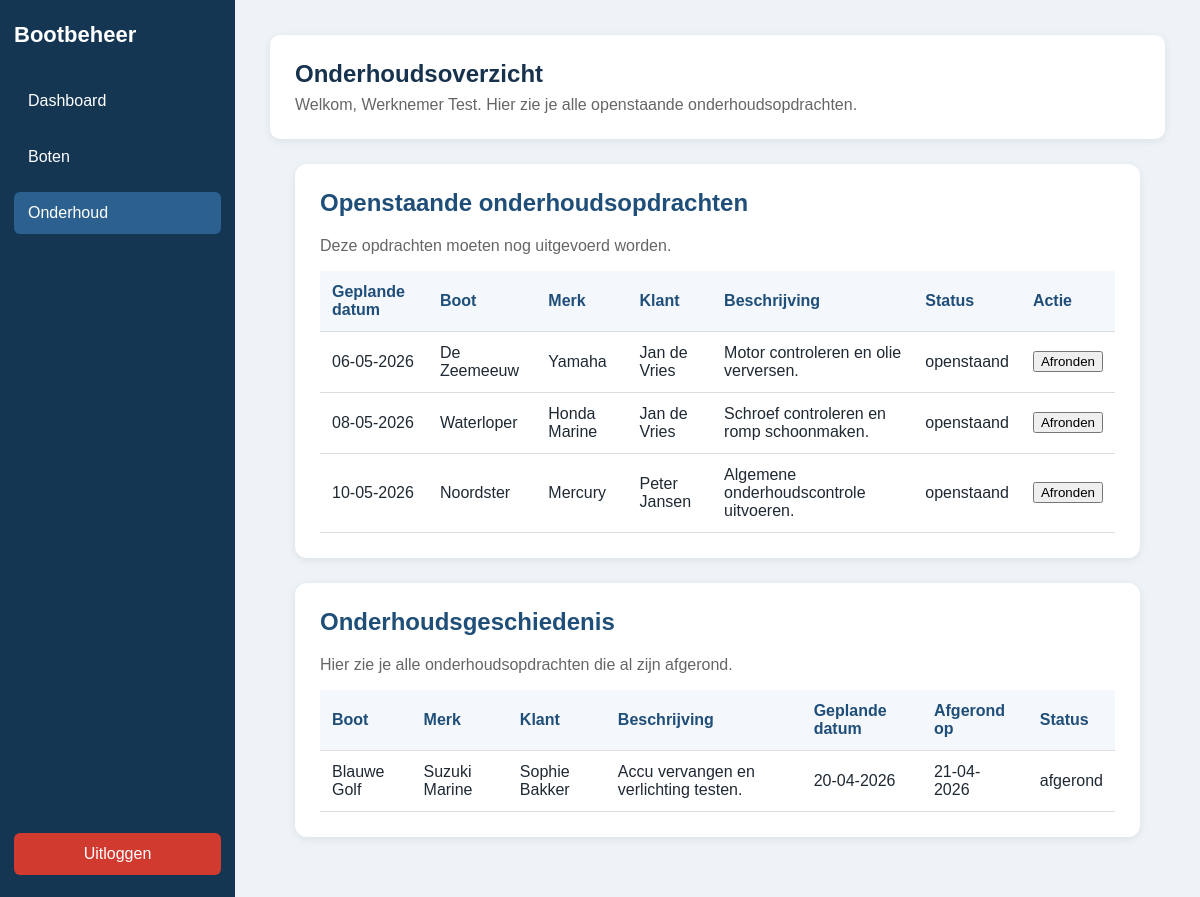
Page /onderhoud.php (signed in) on the committed database.
### tables this page shows
CREATE TABLE onderhoudsopdracht (
    opdracht_id INT AUTO_INCREMENT PRIMARY KEY,
    boot_id INT NOT NULL,
    beschrijving TEXT NOT NULL,
    status VARCHAR(20) NOT NULL DEFAULT 'openstaand',
    geplande_datum DATE NOT NULL,
    afgerond_datum DATE NULL,

    CONSTRAINT fk_onderhoudsopdracht_boot
    FOREIGN KEY (boot_id)
    REFERENCES boot(boot_id)
    ON DELETE RESTRICT
    ON UPDATE CASCADE
);

CREATE TABLE boot (
    boot_id INT AUTO_INCREMENT PRIMARY KEY,
    klant_id INT NOT NULL,
    naam VARCHAR(100) NOT NULL,
    merk VARCHAR(100) NOT NULL,

    CONSTRAINT fk_boot_klant
    FOREIGN KEY (klant_id)
    REFERENCES klant(klant_id)
    ON DELETE RESTRICT
    ON UPDATE CASCADE
);

CREATE TABLE klant (
    klant_id INT AUTO_INCREMENT PRIMARY KEY,
    naam VARCHAR(100) NOT NULL,
    email VARCHAR(150) NOT NULL,
    telefoonnummer VARCHAR(20) NOT NULL
);

### app/Models/Onderhoudsopdracht.php (called while the page is built, shortened)
<?php
class Onderhoudsopdracht
{
    private $pdo;
    public function __construct($pdo)
    {
        $this->pdo = $pdo;
    }
    public function getOpenstaandWithBootEnKlant()
    {
        $stmt = $this->pdo->prepare("
            SELECT
                o.opdracht_id,
                o.beschrijving,
                o.status,
                o.geplande_datum,
                b.naam AS bootnaam,
                b.merk,
                k.naam AS klantnaam,
                k.email,
                k.telefoonnummer
            FROM onderhoudsopdracht o
            INNER JOIN boot b ON o.boot_id = b.boot_id
            INNER JOIN klant k ON b.klant_id = k.klant_id
            WHERE o.status = 'openstaand'
            ORDER BY o.geplande_datum ASC
        ");
        $stmt->execute();
        return $stmt->fetchAll(PDO::FETCH_ASSOC);
    }
public function getAfgerondWithBootEnKlant()
{
    $stmt = $this->pdo->prepare("
        SELECT
            o.opdracht_id,
            o.beschrijving,
            o.status,
            o.geplande_datum,
            o.afgerond_datum,
            b.boot_id,
            b.naam AS bootnaam,
            b.merk,
            k.naam AS klantnaam
        FROM onderhoudsopdracht o
        INNER JOIN boot b ON o.boot_id = b.boot_id
        INNER JOIN klant k ON b.klant_id = k.klant_id
        WHERE o.status = 'afgerond'
        ORDER BY o.afgerond_datum DESC
    ");
    $stmt->execute();
    return $stmt->fetchAll(PDO::FETCH_ASSOC);
}
}

### public/onderhoud.php (the view, shortened to what this page needs)
<?php
require_once '../config/database.php';
require_once '../app/Models/Onderhoudsopdracht.php';
$database = new Database();
$pdo = $database->connect();
$onderhoudModel = new Onderhoudsopdracht($pdo);
$opdrachten = $onderhoudModel->getOpenstaandWithBootEnKlant();
$afgerondeOpdrachten = $onderhoudModel->getAfgerondWithBootEnKlant();
?>
<!DOCTYPE html>
<html lang="nl">
<head>
    <link rel="stylesheet" href="assets/css/style.css">
</head>
<body>
<div class="app-layout">
    <?php require_once '../app/Views/layouts/sidebar.php'; ?>
    <main class="main-content">
        <section class="topbar">
            <div>
                <h1>Onderhoudsoverzicht</h1>
                <p>
                    Welkom, <?= htmlspecialchars($naam); ?>.
                    Hier zie je alle openstaande onderhoudsopdrachten.
                </p>
            </div>
        </section>
        <section class="content-card">
            <div class="section-header">
                <div>
                    <h2>Openstaande onderhoudsopdrachten</h2>
                    <p>Deze opdrachten moeten nog uitgevoerd worden.</p>
                </div>
            </div>
            <?php if (empty($opdrachten)): ?>
                <div class="empty-state">
                    <p>Er zijn op dit moment geen openstaande onderhoudsopdrachten.</p>
                </div>
            <?php else: ?>
                <table class="data-table">
                    <thead>
                        <tr>
                            <th>Geplande datum</th>
                            <th>Boot</th>
                            <th>Merk</th>
                            <th>Klant</th>
                            <th>Beschrijving</th>
                            <th>Status</th>
                            <th>Actie</th>
                        </tr>
                    </thead>
                    <tbody>
                        <?php foreach ($opdrachten as $opdracht): ?>
                            <tr>
                                <td>
                                    <?php if (!empty($opdracht['geplande_datum'])): ?>
                                        <?= date('d-m-Y', strtotime($opdracht['geplande_datum'])); ?>
                                    <?php else: ?>
                                        Geen datum
                                    <?php endif; ?>
                                </td>
                                <td><?= htmlspecialchars($opdracht['bootnaam']); ?></td>
                                <td><?= htmlspecialchars($opdracht['merk']); ?></td>
                                <td><?= htmlspecialchars($opdracht['klantnaam']); ?></td>
                                <td><?= htmlspecialchars($opdracht['beschrijving']); ?></td>
                                <td>
                                    <span class="status-badge status-openstaand">
                                        <?= htmlspecialchars($opdracht['status']); ?>
                                    </span>
                                </td>
                                <td>
                                    <form
                                        action="onderhoud_afronden.php"
                                        method="POST"
                                        onsubmit="return confirm('Weet je zeker dat je deze opdracht wilt afronden?');"
                                    >
                                        <button type="submit" class="btn-afronden">
                                            Afronden
                                        </button>
                                    </form>
                                </td>
                            </tr>
                        <?php endforeach; ?>
                    </tbody>
                </table>
            <?php endif; ?>
        </section>
        <section class="content-card">
    <div class="section-header">
        <div>
            <h2>Onderhoudsgeschiedenis</h2>
            <p>Hier zie je alle onderhoudsopdrachten die al zijn afgerond.</p>
        </div>
    </div>
    <?php if (empty($afgerondeOpdrachten)): ?>
        <p class="empty-message">
            Er is nog geen afgerond onderhoud gevonden.
        </p>
    <?php else: ?>
        <div class="table-wrapper">
            <table class="data-table">
                <thead>
                    <tr>
                        <th>Boot</th>
                        <th>Merk</th>
                        <th>Klant</th>
                        <th>Beschrijving</th>
                        <th>Geplande datum</th>
                        <th>Afgerond op</th>
                        <th>Status</th>
                    </tr>
                </thead>
                <tbody>
                    <?php foreach ($afgerondeOpdrachten as $opdracht): ?>
                        <tr>
                            <td><?= htmlspecialchars($opdracht['bootnaam']); ?></td>
                            <td><?= htmlspecialchars($opdracht['merk']); ?></td>
                            <td><?= htmlspecialchars($opdracht['klantnaam']); ?></td>
                            <td><?= htmlspecialchars($opdracht['beschrijving']); ?></td>
                            <td>
                                <?= !empty($opdracht['geplande_datum'])
                                    ? date('d-m-Y', strtotime($opdracht['geplande_datum']))
                                    : '-'; ?>
                            </td>
                            <td>
                                <?= !empty($opdracht['afgerond_datum'])
                                    ? date('d-m-Y', strtotime($opdracht['afgerond_datum']))
                                    : '-'; ?>
                            </td>
                            <td>
                                <span class="status-badge status-done">
                                    <?= htmlspecialchars($opdracht['status']); ?>
                                </span>
                            </td>
                        </tr>
                    <?php endforeach; ?>
                </tbody>
            </table>
        </div>
    <?php endif; ?>
</section>
    </main>
</div>
</body>
</html>

### public/assets/css/style.css (style rules this page uses)
* { box-sizing: border-box; }
body { margin: 0; font-family: Arial, sans-serif; background-color: #eef3f8; color: #1f2933; }
.app-layout { display: flex; min-height: 100vh; }
.main-content { flex: 1; padding: 35px; }
.topbar { background-color: white; padding: 25px; border-radius: 10px; display: flex; justify-content: space-between; align-items: center; margin-bottom: 25px; box-shadow: 0 2px 8px rgba(0, 0, 0, 0.08); }
.topbar h1 { margin: 0 0 8px 0; color: #17324d; }
.topbar p { margin: 0; color: #666; }
.content-card { background-color: white; padding: 25px; border-radius: 10px; box-shadow: 0 2px 8px rgba(0, 0, 0, 0.08); }
.content-card p { color: #666; }
.data-table { width: 100%; border-collapse: collapse; margin-top: 10px; }
.data-table th, .data-table td { padding: 12px; border-bottom: 1px solid #ddd; text-align: left; }
.data-table th { background-color: #f4f7fb; color: #1f4e79; }
.content-card { background-color: #ffffff; padding: 25px; border-radius: 12px; box-shadow: 0 2px 8px rgba(0, 0, 0, 0.08); margin: 25px; }
.content-card h2 { margin-top: 0; color: #1f4e79; }

### rows in the picture
onderhoudsopdracht: geplande_datum "06-05-2026", boot.naam "De Zeemeeuw", boot.merk "Yamaha", klant.naam "Jan de Vries", beschrijving "Motor controleren en olie verversen.", status "openstaand"
onderhoudsopdracht: geplande_datum "08-05-2026", boot.naam "Waterloper", boot.merk "Honda Marine", klant.naam "Jan de Vries", beschrijving "Schroef controleren en romp schoonmaken.", status "openstaand"
onderhoudsopdracht: geplande_datum "10-05-2026", boot.naam "Noordster", boot.merk "Mercury", klant.naam "Peter Jansen", beschrijving "Algemene onderhoudscontrole uitvoeren.", status "openstaand"
onderhoudsopdracht: boot.naam "Blauwe Golf", boot.merk "Suzuki Marine", klant.naam "Sophie Bakker", beschrijving "Accu vervangen en verlichting testen.", geplande_datum "20-04-2026", afgerond_datum "21-04-2026", status "afgerond"

### other values in the picture
$naam "Werknemer Test"
